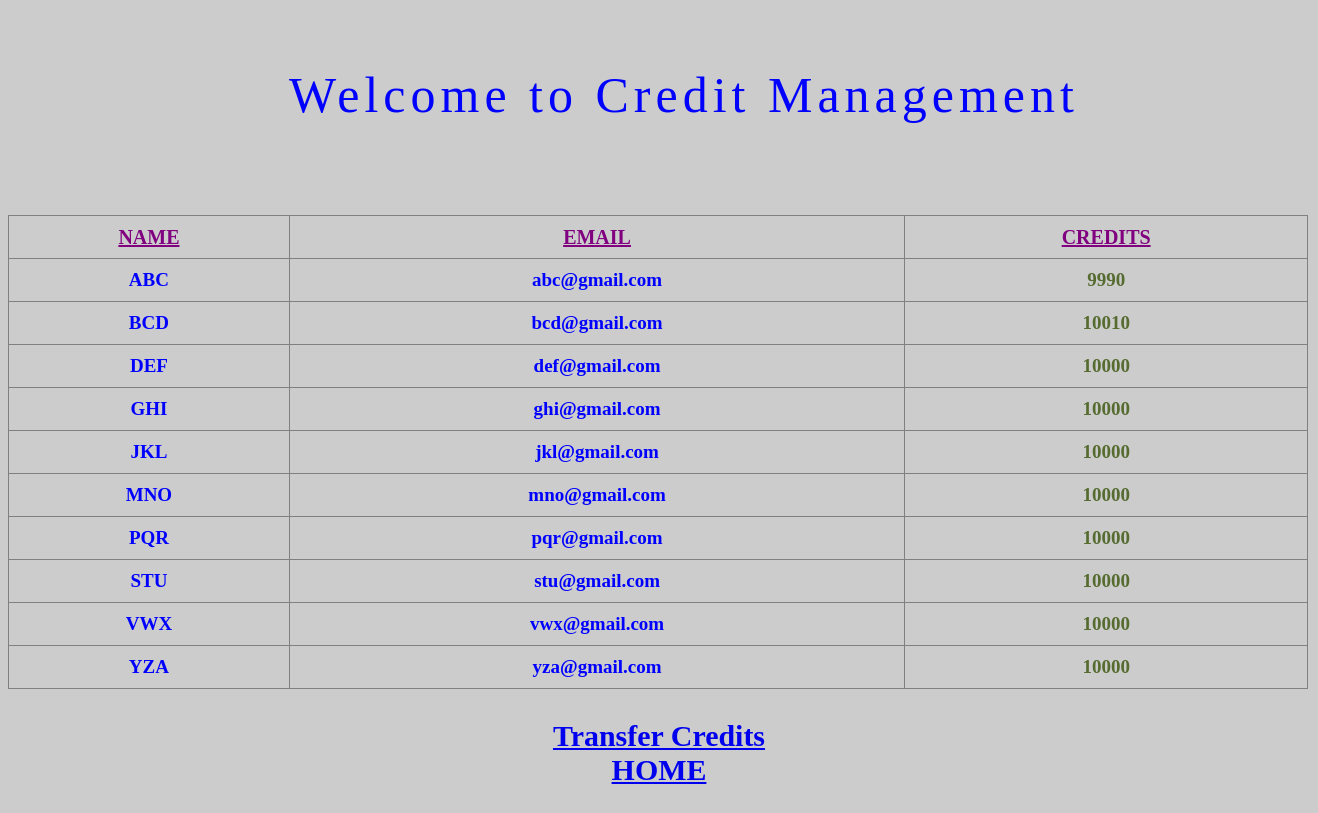
The app's page /ViewUsers.php with its own data.
### tables this page shows
CREATE TABLE `user` (
  `Name` varchar(30) NOT NULL,
  `Email` varchar(30) DEFAULT NULL,
  `Credits` int(10) DEFAULT NULL
);

### ViewUsers.php (the view, shortened to what this page needs)
<html>
<head>
</head>
<body style="font-family:Comic Sans MS;font-size:160%;color:blue;">
<div class="banner"><center></br>Welcome to Credit Management</center></div>
    <?php
            $dbhost = 'localhost';
            $dbuser = 'id14543754_root';
            $dbpass = '^4n77~d58>B}wM|n';
            $dbname = 'id14543754_internship';
            $conn = mysqli_connect($dbhost, $dbuser, $dbpass);
            mysqli_select_db($conn,$dbname);
            $sql = "SELECT * FROM user" ;
            $result = mysqli_query($conn,$sql);
            $number = mysqli_num_rows($result);
	?>
<table aligns="center" border="1px" style="width:1300px; line-height:40px;border-collapse: collapse; color: black">
<tr>
<th><span style="color:purple;text-decoration:underline;font-size:20px;">NAME</th>
<th><span style="color:purple;text-decoration:underline;font-size:20px;">EMAIL</th>
<th><span style="color:purple;text-decoration:underline;font-size:20px;">CREDITS</th>
</tr>
<?php
	if($number > 0){
    while($row = mysqli_fetch_array($result)) {
?>
<tr>
<td><center><span style="color:blue;font-weight:bold;font-size:19px;"><?php echo $row ['Name']?></center></td>
<td><center><span style="color:blue;font-weight:bold;font-size:19px;"><?php echo $row ['Email']?></center></td>
<td><center><span style="color:darkolivegreen;font-weight:bold;font-size:19px;"><?php echo $row ['Credits']?></center></td>
</tr>
<?php
	}}
?>
		</table>
		<h3>
<center><a href="TransferCredit.php"> Transfer Credits</center>
<center><a href="index.php">HOME</a></center>
</h3>
</body>
</html>

### ViewUsers.php (style rules this page uses)
body { background-image: url("images.jpg"); background-color: #cccccc; background-repeat: no-repeat; background-size: 1600px 1500px; background-blend-mode: overlay; }
.banner { width:800px; height:200px; margin:7px auto; -webkit-border-shadow:0 1px 3px rgba(0,0,0,0.5); -webkit-border-radius:25px; padding-left:50px; font-family:"Times New Roman"; letter-spacing:5px; font-size:50px; }

### records on screen
user: Name "ABC", Email "abc@gmail.com", Credits "9990"
user: Name "BCD", Email "bcd@gmail.com", Credits "10010"
user: Name "DEF", Email "def@gmail.com", Credits "10000"
user: Name "GHI", Email "ghi@gmail.com", Credits "10000"
user: Name "JKL", Email "jkl@gmail.com", Credits "10000"
user: Name "MNO", Email "mno@gmail.com", Credits "10000"
user: Name "PQR", Email "pqr@gmail.com", Credits "10000"
user: Name "STU", Email "stu@gmail.com", Credits "10000"
user: Name "VWX", Email "vwx@gmail.com", Credits "10000"
user: Name "YZA", Email "yza@gmail.com", Credits "10000"
